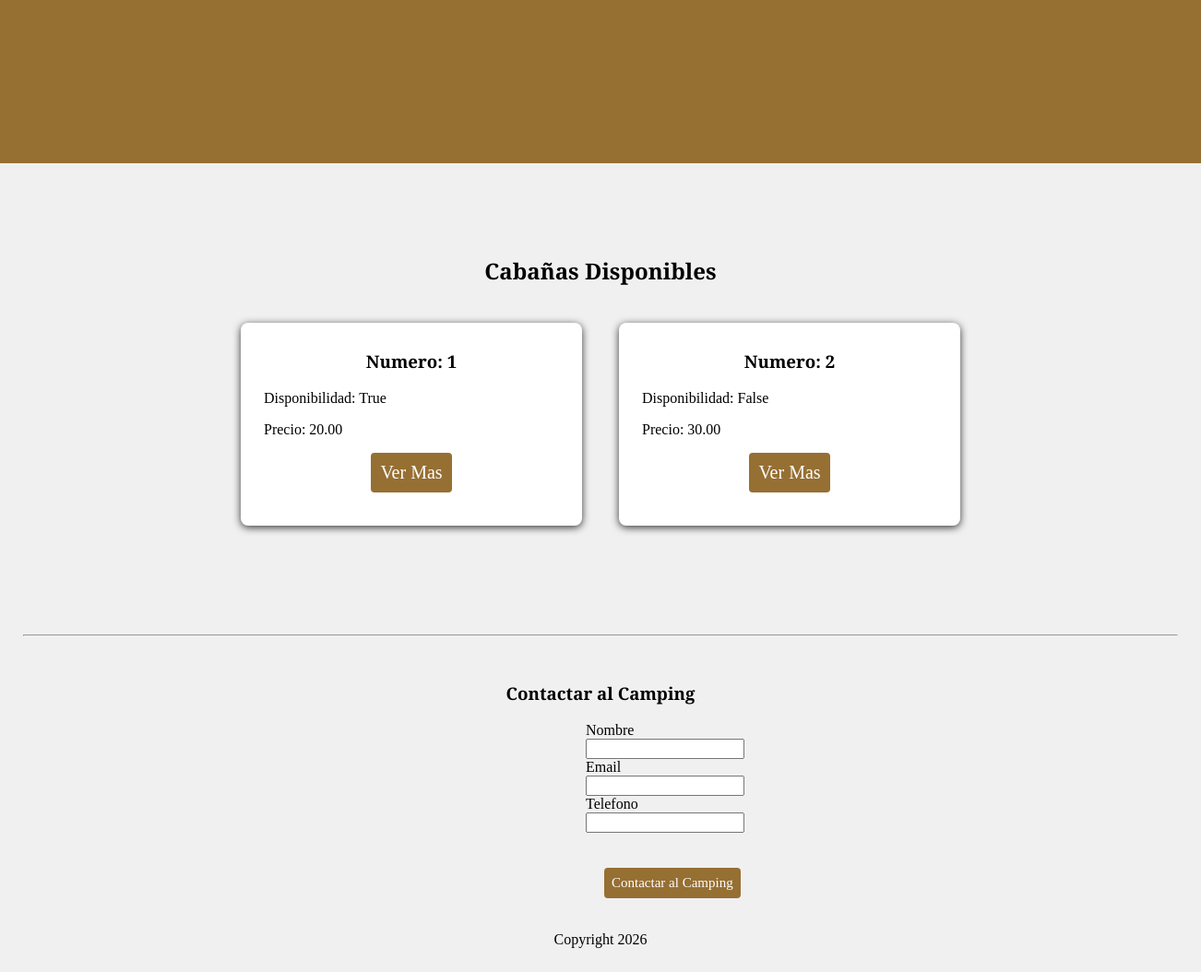
/ (lower part), run on an earlier commit of the app's database.
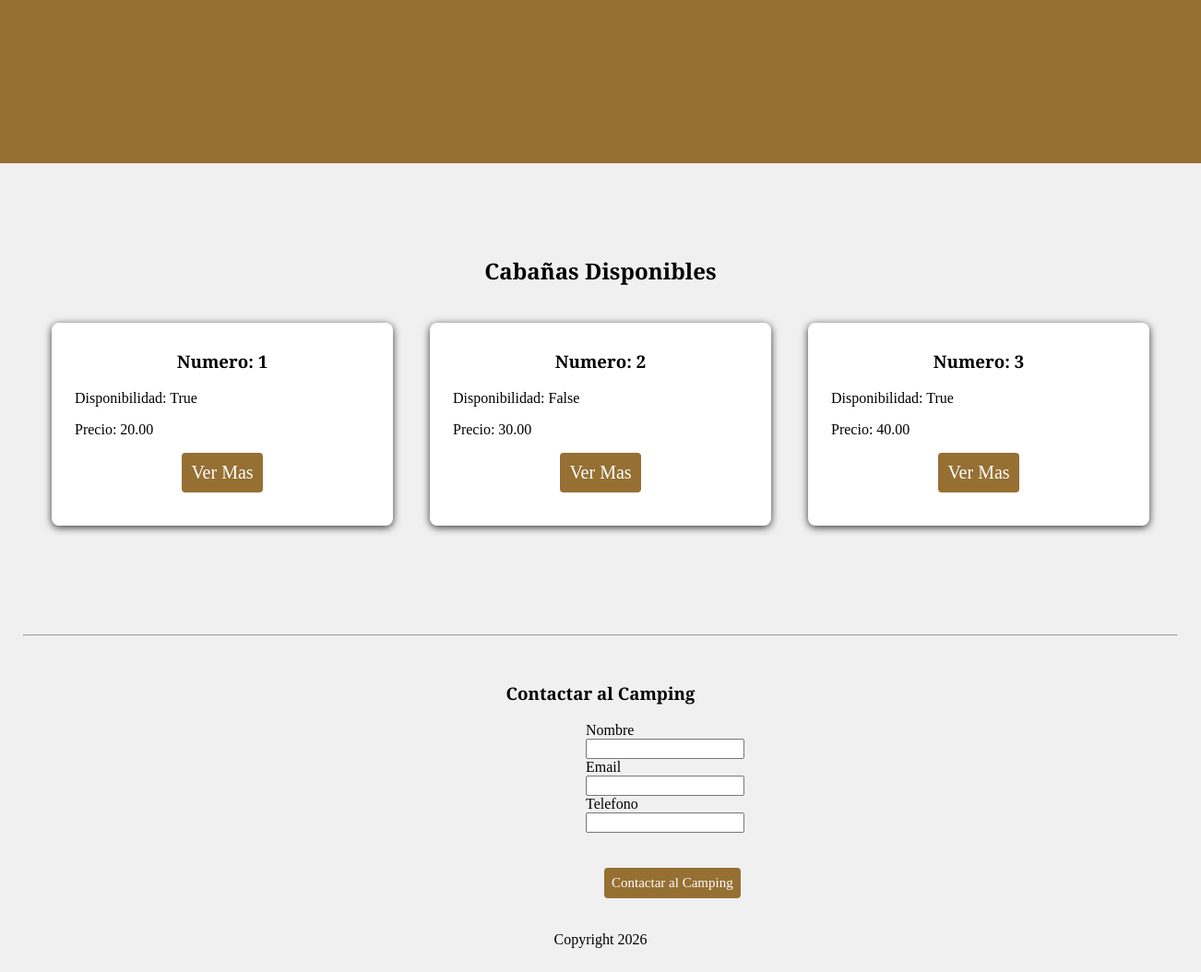
And on a later commit of the database.
### cabin/models.py (models this page shows, shortened)
class Cabin(models.Model):
    number = models.IntegerField(verbose_name="Numero de la Cabaña")
    preview = models.TextField(blank=True, null=True, verbose_name="Preview de la Cabaña")
    description = models.TextField(verbose_name="Descripcion de la Cabaña")
    rooms = models.IntegerField(verbose_name="Nro. de Habitaciones")
    bathroom = models.IntegerField(verbose_name="Nro. de Baños")
    dining_room = models.CharField(max_length=20, verbose_name="Comedor")
    kitchen = models.CharField(max_length=20, verbose_name="Cocina")
    availability = models.BooleanField(verbose_name="Disponibilidad de la Cabaña")
    price = models.DecimalField(max_digits=4, decimal_places=2)
    class Meta:
        verbose_name = "cabin"
        verbose_name_plural = "cabins"

### camping/views.py (the view)
# urls.py: path('', main_page, name="home"),
def main_page(request):
    cabins = Cabin.objects.all()
    return render(request, "home/home.html", {
        "cabins": cabins,
        "es_propietario": request.user.is_staff
    })

### client/forms.py
class Contact(forms.Form):
    name = forms.CharField(max_length=20)
    username = forms.EmailField()
    phone = forms.IntegerField()

### camping/context_processors.py (called while the page is built)
def form_processor(request):
    return {"form": Contact()}

### templates/home/home.html (shortened to what this page needs)
{% extends 'home/base.html' %}
{% load static %}
{% block content %}
    <main class="description-camping">
        <section class="service">
        </section>
    </main>
{% endblock %}

### templates/cabin/list_cabin.html (shortened to what this page needs)
{% load static %}
<link rel="stylesheet" href="{% static 'css/style.css' %}">
{% block cabin %}
    <section class="cabins-availability">
        <h2> Cabañas Disponibles </h2>
        <div class="cabins">
            {% for cabin in cabins %}
                <article class="cabin">
                    <h3> Numero: {{ cabin.number }} </h3>
                    <p> Disponibilidad: {{ cabin.availability }} </p>
                    <p> Precio: {{ cabin.price }} </p>
                    <button class="cabin-action"> <a href="{% url 'cabin:cabin_detail' cabin.pk %}"> Ver Mas </a> </button>
                </article>
            {% endfor %}
        </div>
    </section>
{% endblock %}

What changed in the data, as far as the page shows it:
added Cabin: number "3", availability "True", price "40.00"
